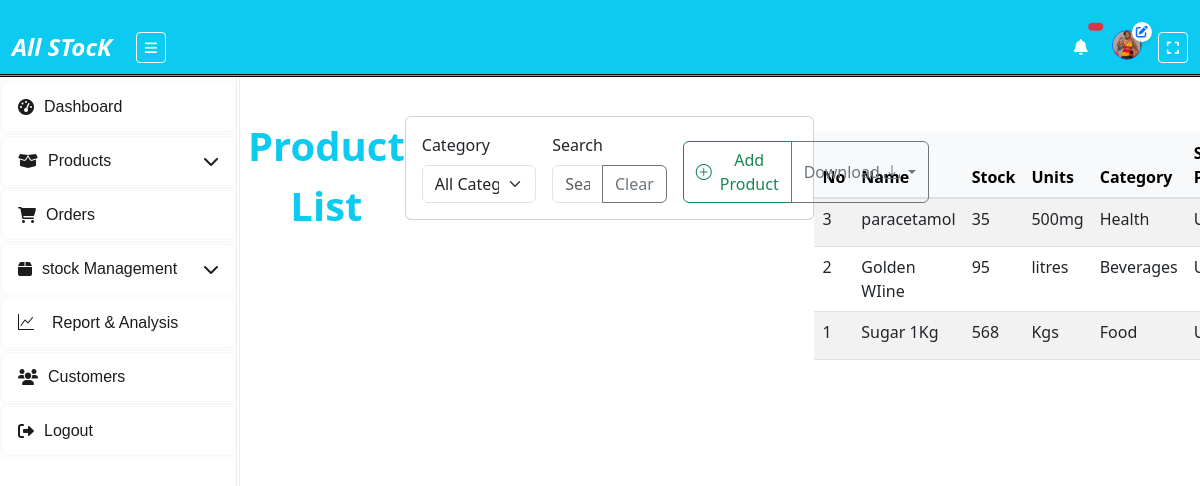
Screenshot of /products/ with the database file from the repository.
### inventory_sys/models.py (models this page shows, shortened)
class Product(models.Model):
    product_id = models.AutoField(primary_key=True)
    name = models.CharField(max_length=100, unique=True)
    category = models.ForeignKey('Category', on_delete=models.CASCADE)
    selling_price = models.FloatField()
    units = models.CharField(max_length=50, default='pcs')
    quantity_in_stock = models.IntegerField(default=0)
    reorder_quantity = models.PositiveIntegerField(default=0)
    reorder_level = models.PositiveIntegerField(default=0)

class Category(models.Model):
    name = models.CharField(max_length=255, unique=True)
    description = models.TextField(blank=True, null=True)
    category_type = models.CharField(max_length=20, choices=CATEGORY_TYPES, default='finished_goods')
    created_at = models.DateTimeField(auto_now_add=True)

### inventory_sys/views.py (the view, shortened to what this page needs)
# urls.py: path('products/', views.product_list, name='product_list'),
def product_list(request):
    categories = Category.objects.all()
    products = Product.objects.all().order_by('-product_id')
    stocks = Stock.objects.all()
    paginator = Paginator(products, 10)
    page_number = request.GET.get('page')
    page_obj = paginator.get_page(page_number)
    context = {
        'page_obj': page_obj,
        'stocks': stocks,
        'categories': categories,
    }
    return render(request, 'InvApp/product_list.html', context)

### inventory_sys/templates/InvApp/product_list.html (shortened to what this page needs)
{% extends "InvApp/layout.html" %}
{% block content %}
<div class="container-fluid pt-3">
    <div class="mb-5 text-info fw-bold fs-1 text-center">Product List</div>
    <div class="card mb-3">
        <div class="card-body">
            <div class="row g-3">
                <div class="col-md-4">
                    <label class="form-label">Category</label>
                    <select class="form-select" id="categoryFilter">
                        <option value="">All Categories</option>
                    </select>
                </div>
                <div class="col-md-4">
                    <label class="form-label">Search</label>
                    <div class="input-group">
                        <input type="text" class="form-control" id="stockSearch" placeholder="Search products...">
                        <button class="btn btn-outline-secondary" type="button" id="clearFilters">Clear</button>
                    </div>
                </div>
                <div class="col-md-4 d-flex align-items-end">
                    <div class="btn-group w-100">
                        <button type="button" class="btn btn-outline-success d-flex align-items-center" data-bs-toggle="modal" data-bs-target="#productModal">
                            <i class="bi bi-plus-circle me-2"></i> Add Product
                        </button>
                        <button type="button" class="btn btn-outline-secondary dropdown-toggle" data-bs-toggle="dropdown" aria-expanded="false">
                            Download <i class="bi bi-download"></i>
                        </button>
                    </div>
                </div>
            </div>
        </div>
    </div>
    <div class="table-responsive mt-3">
        <table class="table table-striped align-middle" id="productTable">
            <thead class="table-light">
                <tr>
                    <th>No</th>
                    <th>Name</th>
                    <th>Stock</th>
                    <th>Units</th>
                    <th>Category</th>
                    <th>Selling Price</th>
                </tr>
            </thead>
            <tbody class="table-group-divider fs-6">
                {% for product in page_obj %}
                <tr>
                    <td>{{ product.product_id }}</td>
                    <td>{{ product.name }}</td>
                    <td>{{ product.quantity_in_stock }}</td>
                    <td>{{ product.units }}</td>
                    <td>{{ product.category.name }}</td>
                    <td>UGX:{{ product.selling_price }}</td>
                </tr>
                {% endfor %}
            </tbody>
        </table>
    </div>
</div>
{% endblock %}

### inventory_sys/static/style/style.css (style rules this page uses)
html, body { display: flex; width: 100%; height: 100vh; margin: 0; padding: 0; background-color: #f0f0f0; overflow-x: hidden; }
.container-fluid { height: 100%; display: flex; align-items: flex-start; padding-top: 20px; }
.card { border-radius: 10px; transition: transform 0.2s ease-in-out; }

### rows the page displays
Product: product_id "3", name "paracetamol", quantity_in_stock "35", units "500mg", category.name "Health"
Product: product_id "2", name "Golden WIine", quantity_in_stock "95", units "litres", category.name "Beverages"
Product: product_id "1", name "Sugar 1Kg", quantity_in_stock "568", units "Kgs", category.name "Food"
